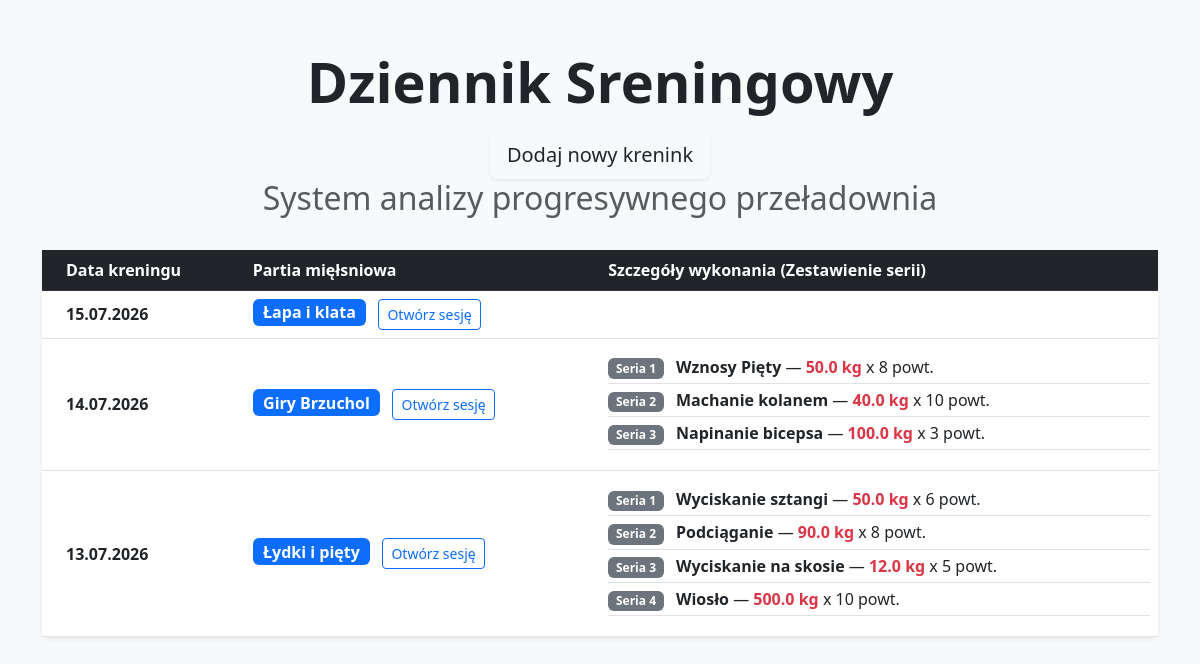
Before: / with the older database file.
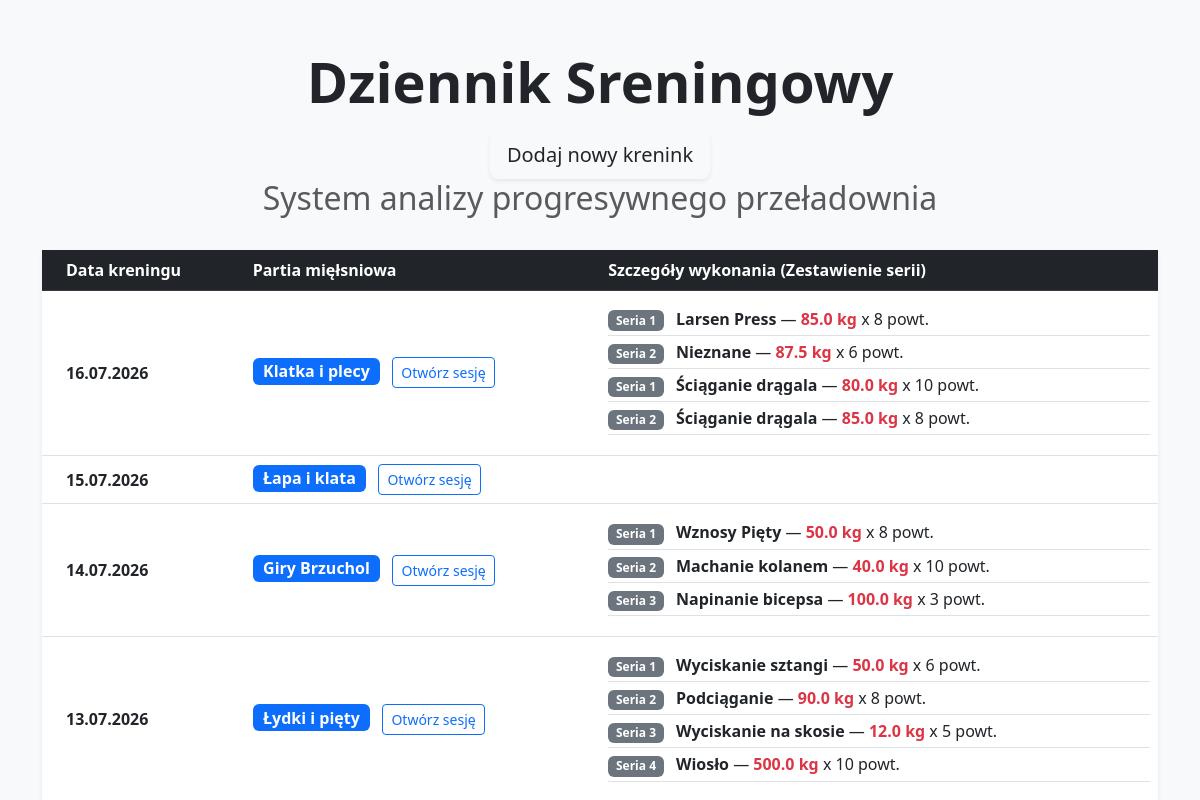
After: the same page with the newer database file.
### workout/models.py (models this page shows, shortened)
class Workout(models.Model):
    date = models.DateField()
    target_muscle = models.CharField(max_length=50)

class TrainingSet(models.Model):
    workout = models.ForeignKey(Workout, on_delete=models.CASCADE, related_name='sets')
    exercise = models.CharField(max_length=100, default="Nieznane")
    set_number = models.PositiveIntegerField(default=1, verbose_name="Numer serii")
    weight = models.FloatField()
    reps = models.IntegerField()

### workout/views.py (the view)
# urls.py: path('', views.dashboard, name='dashboard'),
def dashboard(request):
    all_workouts = Workout.objects.all().order_by('-date')
    context = {
        'workouts': all_workouts
    }
    return render(request, 'workout/dashboard.html', context)

### workout/templates/workout/dashboard.html (shortened to what this page needs)
<!DOCTYPE html>
<html>
    <head>
        <link href="https://cdn.jsdelivr.net/npm/bootstrap@5.3.0/dist/css/bootstrap.min.css" rel="stylesheet">
    </head>
        <body class="bg-light">
            <div class="container mt-5">
                    <div class="row mb-4">
                        <div class="col-12 text-center">
                            <h1 class="display-4 fw-bold text-dark">Dziennik Sreningowy</h1>
                            <div class="mt-3">
                                <a href="{% url 'add_workout' %}" class="btn btn-succes btn-lg shadow-sm">Dodaj nowy krenink</a>
                            </div>
                            <h2 class="text-muted">System analizy progresywnego przeładownia</h2>
                        </div>
                    </div>
                    <div class="row">
                        <div class="col-12">
                            <div class="card shadow-sm border-0">
                                <div class="card-body p-0">
                                    <table class="table table-hover mb-0">
                                        <thead class="table-dark">
                                            <tr>
                                                <th class="ps-4">Data kreningu</th>
                                                <th>Partia mięłsniowa</th>
                                                <th>Szczegóły wykonania (Zestawienie serii)</th>
                                            </tr>
                                        </thead>
                                        <tbody>
                                             {% for workout in workouts %}
                                             <tr>
                                                <td class="align-middle ps-4 fw-bold">{{ workout.date|date:"d.m.Y" }}</td>
                                                <td class="align-middle">
                                                    <span class="badge bg-primary fs-6">{{ workout.target_muscle }}</span>
                                                    <a href="{% url 'workout_detail' workout.pk %}" class="btn btn-sm btn-outline-primary ms-2">Otwórz sesję</a>
                                                </td>
                                                <td class="py-3">
                                                    <ul class="list-unstyled mb-0">
                                                         {% for set in workout.sets.all %}
                                                         <li class="mb-1 border-bottom pb-1">
                                                            <span class="badge bg-secondary me-2">Seria {{ set.set_number }}</span>
                                                            <span class="fw-semibold">{{ set.exercise }}</span> &mdash;
                                                            <span class="text-danger fw-bold">{{ set.weight }} kg</span>
                                                            x {{ set.reps}} powt.
                                                         </li>
                                                         {% endfor %}
                                                    </ul>
                                                </td>
                                             </tr>
                                              {% endfor %}
                                        </tbody>
                                    </table>
                                </div>
                            </div>
                        </div>
                    </div>
            </div>
        </body>
</html>

Changed rows visible on the page:
added Workout: date "16.07.2026", target_muscle "Klatka i plecy"
added TrainingSet: set_number "1", exercise "Larsen Press", weight "85.0", reps "8", shown under "16.07.2026"
added TrainingSet: set_number "2", exercise "Nieznane", weight "87.5", reps "6", shown under "16.07.2026"
added TrainingSet: set_number "1", exercise "Ściąganie drągala", weight "80.0", reps "10", shown under "16.07.2026"
added TrainingSet: set_number "2", exercise "Ściąganie drągala", weight "85.0", reps "8", shown under "16.07.2026"
